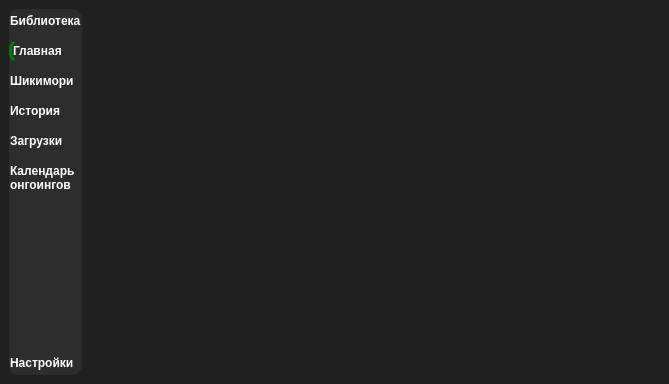
<?xml version="1.0" encoding="UTF-8"?>
<ui version="4.0">
 <class>MainWindow</class>
 <widget class="QMainWindow" name="MainWindow">
  <property name="geometry">
   <rect>
    <x>0</x>
    <y>0</y>
    <width>669</width>
    <height>384</height>
   </rect>
  </property>
  <property name="windowTitle">
   <string>MainWindow</string>
  </property>
  <property name="styleSheet">
   <string notr="true"/>
  </property>
  <widget class="QWidget" name="centralwidget">
   <property name="styleSheet">
    <string notr="true">color: rgb(255, 255, 255);
background-color: rgb(32, 32, 32);</string>
   </property>
   <layout class="QHBoxLayout" name="horizontalLayout">
    <item>
     <widget class="QWidget" name="side_menu_widget" native="true">
      <property name="styleSheet">
       <string notr="true">QFrame {
	border-radius: 10px;
	background-color: rgb(45, 45, 45);
}

QPushButton {
	text-align: left;
	padding: 5px 1px;
    background: transparent;
	border-top-left-radius: 10px;
	border-bottom-left-radius: 10px;
	font-weight: bold;
	icon-size: 24px;
}

QPushButton:hover:!pressed {
	border-left: 3px solid green;
	background-color: gray;
}

QPushButton:checked {
	border-left: 3px solid green;
}</string>
      </property>
      <layout class="QVBoxLayout" name="verticalLayout">
       <property name="leftMargin">
        <number>0</number>
       </property>
       <property name="topMargin">
        <number>0</number>
       </property>
       <property name="rightMargin">
        <number>0</number>
       </property>
       <property name="bottomMargin">
        <number>0</number>
       </property>
       <item>
        <widget class="QFrame" name="frame">
         <property name="frameShape">
          <enum>QFrame::StyledPanel</enum>
         </property>
         <property name="frameShadow">
          <enum>QFrame::Raised</enum>
         </property>
         <layout class="QVBoxLayout" name="verticalLayout_3">
          <property name="leftMargin">
           <number>0</number>
          </property>
          <property name="topMargin">
           <number>0</number>
          </property>
          <property name="rightMargin">
           <number>0</number>
          </property>
          <property name="bottomMargin">
           <number>0</number>
          </property>
          <item>
           <widget class="QPushButton" name="btn_library">
            <property name="sizePolicy">
             <sizepolicy hsizetype="Minimum" vsizetype="Minimum">
              <horstretch>0</horstretch>
              <verstretch>0</verstretch>
             </sizepolicy>
            </property>
            <property name="cursor">
             <cursorShape>PointingHandCursor</cursorShape>
            </property>
            <property name="styleSheet">
             <string notr="true"/>
            </property>
            <property name="text">
             <string>Библиотека</string>
            </property>
            <property name="icon">
             <iconset resource="../../desu_res.qrc">
              <normaloff>:/icons/data/icons/library.png</normaloff>
              <normalon>:/icons/data/icons/library_filled.png</normalon>:/icons/data/icons/library.png</iconset>
            </property>
            <property name="checkable">
             <bool>true</bool>
            </property>
            <property name="autoRepeat">
             <bool>false</bool>
            </property>
            <property name="autoExclusive">
             <bool>true</bool>
            </property>
           </widget>
          </item>
          <item>
           <widget class="QPushButton" name="btn_main">
            <property name="sizePolicy">
             <sizepolicy hsizetype="Minimum" vsizetype="Minimum">
              <horstretch>0</horstretch>
              <verstretch>0</verstretch>
             </sizepolicy>
            </property>
            <property name="cursor">
             <cursorShape>PointingHandCursor</cursorShape>
            </property>
            <property name="styleSheet">
             <string notr="true"/>
            </property>
            <property name="text">
             <string>Главная</string>
            </property>
            <property name="icon">
             <iconset resource="../../desu_res.qrc">
              <normaloff>:/icons/data/icons/main.png</normaloff>
              <normalon>:/icons/data/icons/main_filled.png</normalon>:/icons/data/icons/main.png</iconset>
            </property>
            <property name="checkable">
             <bool>true</bool>
            </property>
            <property name="checked">
             <bool>true</bool>
            </property>
            <property name="autoRepeat">
             <bool>false</bool>
            </property>
            <property name="autoExclusive">
             <bool>true</bool>
            </property>
           </widget>
          </item>
          <item>
           <widget class="QPushButton" name="btn_shikimori">
            <property name="sizePolicy">
             <sizepolicy hsizetype="Minimum" vsizetype="Minimum">
              <horstretch>0</horstretch>
              <verstretch>0</verstretch>
             </sizepolicy>
            </property>
            <property name="cursor">
             <cursorShape>PointingHandCursor</cursorShape>
            </property>
            <property name="styleSheet">
             <string notr="true"/>
            </property>
            <property name="text">
             <string>Шикимори</string>
            </property>
            <property name="icon">
             <iconset resource="../../desu_res.qrc">
              <normaloff>:/icons/data/icons/shikimori.png</normaloff>:/icons/data/icons/shikimori.png</iconset>
            </property>
            <property name="checkable">
             <bool>true</bool>
            </property>
            <property name="autoRepeat">
             <bool>false</bool>
            </property>
            <property name="autoExclusive">
             <bool>true</bool>
            </property>
           </widget>
          </item>
          <item>
           <widget class="QPushButton" name="btn_history">
            <property name="sizePolicy">
             <sizepolicy hsizetype="Minimum" vsizetype="Minimum">
              <horstretch>0</horstretch>
              <verstretch>0</verstretch>
             </sizepolicy>
            </property>
            <property name="cursor">
             <cursorShape>PointingHandCursor</cursorShape>
            </property>
            <property name="styleSheet">
             <string notr="true"/>
            </property>
            <property name="text">
             <string>История</string>
            </property>
            <property name="icon">
             <iconset resource="../../desu_res.qrc">
              <normaloff>:/icons/data/icons/history.png</normaloff>:/icons/data/icons/history.png</iconset>
            </property>
            <property name="checkable">
             <bool>true</bool>
            </property>
            <property name="autoRepeat">
             <bool>false</bool>
            </property>
            <property name="autoExclusive">
             <bool>true</bool>
            </property>
            <property name="autoDefault">
             <bool>false</bool>
            </property>
           </widget>
          </item>
          <item>
           <widget class="QPushButton" name="btn_downloads">
            <property name="text">
             <string>Загрузки</string>
            </property>
            <property name="checkable">
             <bool>true</bool>
            </property>
            <property name="autoExclusive">
             <bool>true</bool>
            </property>
           </widget>
          </item>
          <item>
           <widget class="QPushButton" name="btn_ongoings">
            <property name="text">
             <string>Календарь 
онгоингов</string>
            </property>
            <property name="checkable">
             <bool>true</bool>
            </property>
            <property name="autoExclusive">
             <bool>true</bool>
            </property>
           </widget>
          </item>
          <item>
           <spacer name="verticalSpacer">
            <property name="orientation">
             <enum>Qt::Vertical</enum>
            </property>
            <property name="sizeHint" stdset="0">
             <size>
              <width>17</width>
              <height>17</height>
             </size>
            </property>
           </spacer>
          </item>
          <item>
           <widget class="QPushButton" name="btn_settings">
            <property name="text">
             <string>Настройки</string>
            </property>
            <property name="checkable">
             <bool>true</bool>
            </property>
            <property name="autoExclusive">
             <bool>true</bool>
            </property>
           </widget>
          </item>
         </layout>
        </widget>
       </item>
      </layout>
     </widget>
    </item>
    <item>
     <widget class="QWidget" name="top_item_widget" native="true">
      <property name="sizePolicy">
       <sizepolicy hsizetype="Expanding" vsizetype="Preferred">
        <horstretch>0</horstretch>
        <verstretch>0</verstretch>
       </sizepolicy>
      </property>
      <property name="palette">
       <palette>
        <active>
         <colorrole role="WindowText">
          <brush brushstyle="SolidPattern">
           <color alpha="255">
            <red>255</red>
            <green>255</green>
            <blue>255</blue>
           </color>
          </brush>
         </colorrole>
         <colorrole role="Button">
          <brush brushstyle="SolidPattern">
           <color alpha="255">
            <red>32</red>
            <green>32</green>
            <blue>32</blue>
           </color>
          </brush>
         </colorrole>
         <colorrole role="Text">
          <brush brushstyle="SolidPattern">
           <color alpha="255">
            <red>255</red>
            <green>255</green>
            <blue>255</blue>
           </color>
          </brush>
         </colorrole>
         <colorrole role="ButtonText">
          <brush brushstyle="SolidPattern">
           <color alpha="255">
            <red>255</red>
            <green>255</green>
            <blue>255</blue>
           </color>
          </brush>
         </colorrole>
         <colorrole role="Base">
          <brush brushstyle="SolidPattern">
           <color alpha="255">
            <red>32</red>
            <green>32</green>
            <blue>32</blue>
           </color>
          </brush>
         </colorrole>
         <colorrole role="Window">
          <brush brushstyle="SolidPattern">
           <color alpha="255">
            <red>32</red>
            <green>32</green>
            <blue>32</blue>
           </color>
          </brush>
         </colorrole>
         <colorrole role="PlaceholderText">
          <brush brushstyle="SolidPattern">
           <color alpha="255">
            <red>255</red>
            <green>255</green>
            <blue>255</blue>
           </color>
          </brush>
         </colorrole>
        </active>
        <inactive>
         <colorrole role="WindowText">
          <brush brushstyle="SolidPattern">
           <color alpha="255">
            <red>255</red>
            <green>255</green>
            <blue>255</blue>
           </color>
          </brush>
         </colorrole>
         <colorrole role="Button">
          <brush brushstyle="SolidPattern">
           <color alpha="255">
            <red>32</red>
            <green>32</green>
            <blue>32</blue>
           </color>
          </brush>
         </colorrole>
         <colorrole role="Text">
          <brush brushstyle="SolidPattern">
           <color alpha="255">
            <red>255</red>
            <green>255</green>
            <blue>255</blue>
           </color>
          </brush>
         </colorrole>
         <colorrole role="ButtonText">
          <brush brushstyle="SolidPattern">
           <color alpha="255">
            <red>255</red>
            <green>255</green>
            <blue>255</blue>
           </color>
          </brush>
         </colorrole>
         <colorrole role="Base">
          <brush brushstyle="SolidPattern">
           <color alpha="255">
            <red>32</red>
            <green>32</green>
            <blue>32</blue>
           </color>
          </brush>
         </colorrole>
         <colorrole role="Window">
          <brush brushstyle="SolidPattern">
           <color alpha="255">
            <red>32</red>
            <green>32</green>
            <blue>32</blue>
           </color>
          </brush>
         </colorrole>
         <colorrole role="PlaceholderText">
          <brush brushstyle="SolidPattern">
           <color alpha="255">
            <red>255</red>
            <green>255</green>
            <blue>255</blue>
           </color>
          </brush>
         </colorrole>
        </inactive>
        <disabled>
         <colorrole role="WindowText">
          <brush brushstyle="SolidPattern">
           <color alpha="255">
            <red>255</red>
            <green>255</green>
            <blue>255</blue>
           </color>
          </brush>
         </colorrole>
         <colorrole role="Button">
          <brush brushstyle="SolidPattern">
           <color alpha="255">
            <red>32</red>
            <green>32</green>
            <blue>32</blue>
           </color>
          </brush>
         </colorrole>
         <colorrole role="Text">
          <brush brushstyle="SolidPattern">
           <color alpha="255">
            <red>255</red>
            <green>255</green>
            <blue>255</blue>
           </color>
          </brush>
         </colorrole>
         <colorrole role="ButtonText">
          <brush brushstyle="SolidPattern">
           <color alpha="255">
            <red>255</red>
            <green>255</green>
            <blue>255</blue>
           </color>
          </brush>
         </colorrole>
         <colorrole role="Base">
          <brush brushstyle="SolidPattern">
           <color alpha="255">
            <red>32</red>
            <green>32</green>
            <blue>32</blue>
           </color>
          </brush>
         </colorrole>
         <colorrole role="Window">
          <brush brushstyle="SolidPattern">
           <color alpha="255">
            <red>32</red>
            <green>32</green>
            <blue>32</blue>
           </color>
          </brush>
         </colorrole>
         <colorrole role="PlaceholderText">
          <brush brushstyle="SolidPattern">
           <color alpha="255">
            <red>255</red>
            <green>255</green>
            <blue>255</blue>
           </color>
          </brush>
         </colorrole>
        </disabled>
       </palette>
      </property>
      <property name="styleSheet">
       <string notr="true">color: rgb(255, 255, 255);</string>
      </property>
      <layout class="QVBoxLayout" name="verticalLayout_2">
       <property name="leftMargin">
        <number>0</number>
       </property>
       <property name="topMargin">
        <number>0</number>
       </property>
       <property name="rightMargin">
        <number>0</number>
       </property>
       <property name="bottomMargin">
        <number>0</number>
       </property>
       <item>
        <widget class="QStackedWidget" name="top_item">
         <property name="styleSheet">
          <string notr="true">QComboBox {
	padding: 5px 1px;
	border-radius: 10px;
	font-weight: bold;
	background-color: rgb(0, 133, 52);
	color: rgb(255, 255, 255);
}


QPushButton {
	padding: 5px 1px;
	border-radius: 10px;
	font-weight: bold;
	background-color: rgb(0, 133, 52);
	color: rgb(255, 255, 255);
}

QPushButton:hover:!pressed {
	border-left: 3px solid white;
}

QPushButton:checked {
	border-left: 3px solid white;
}</string>
         </property>
         <property name="currentIndex">
          <number>-1</number>
         </property>
        </widget>
       </item>
      </layout>
     </widget>
    </item>
   </layout>
  </widget>
 </widget>
 <resources>
  <include location="../../desu_res.qrc"/>
 </resources>
 <connections/>
</ui>
